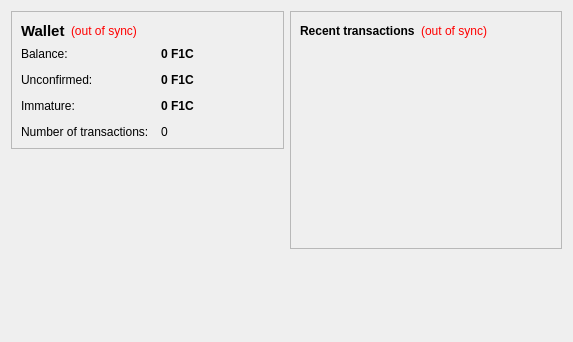
<?xml version="1.0" encoding="UTF-8"?>
<ui version="4.0">
 <class>OverviewPage</class>
 <widget class="QWidget" name="OverviewPage">
  <property name="geometry">
   <rect>
    <x>0</x>
    <y>0</y>
    <width>573</width>
    <height>342</height>
   </rect>
  </property>
  <property name="windowTitle">
   <string>Form</string>
  </property>
  <layout class="QHBoxLayout" name="horizontalLayout" stretch="1,1">
   <item>
    <layout class="QVBoxLayout" name="verticalLayout_2">
     <item>
      <widget class="QFrame" name="frame">
       <property name="frameShape">
        <enum>QFrame::StyledPanel</enum>
       </property>
       <property name="frameShadow">
        <enum>QFrame::Raised</enum>
       </property>
       <layout class="QVBoxLayout" name="verticalLayout_4">
        <item>
         <layout class="QHBoxLayout" name="horizontalLayout_4">
          <item>
           <widget class="QLabel" name="label_5">
            <property name="font">
             <font>
              <pointsize>11</pointsize>
              <weight>75</weight>
              <bold>true</bold>
             </font>
            </property>
            <property name="text">
             <string>Wallet</string>
            </property>
           </widget>
          </item>
          <item>
           <widget class="QLabel" name="labelWalletStatus">
            <property name="toolTip">
             <string>The displayed information may be out of date. Your wallet automatically synchronizes with the F1Coin network after a connection is established, but this process has not completed yet.</string>
            </property>
            <property name="styleSheet">
             <string notr="true">QLabel { color: red; }</string>
            </property>
            <property name="text">
             <string notr="true">(out of sync)</string>
            </property>
            <property name="alignment">
             <set>Qt::AlignLeading|Qt::AlignLeft|Qt::AlignVCenter</set>
            </property>
           </widget>
          </item>
          <item>
           <spacer name="horizontalSpacer_2">
            <property name="orientation">
             <enum>Qt::Horizontal</enum>
            </property>
            <property name="sizeHint" stdset="0">
             <size>
              <width>40</width>
              <height>20</height>
             </size>
            </property>
           </spacer>
          </item>
         </layout>
        </item>
        <item>
         <layout class="QFormLayout" name="formLayout_2">
          <property name="fieldGrowthPolicy">
           <enum>QFormLayout::AllNonFixedFieldsGrow</enum>
          </property>
          <property name="horizontalSpacing">
           <number>12</number>
          </property>
          <property name="verticalSpacing">
           <number>12</number>
          </property>
          <item row="0" column="0">
           <widget class="QLabel" name="label">
            <property name="text">
             <string>Balance:</string>
            </property>
           </widget>
          </item>
          <item row="0" column="1">
           <widget class="QLabel" name="labelBalance">
            <property name="font">
             <font>
              <weight>75</weight>
              <bold>true</bold>
             </font>
            </property>
            <property name="cursor">
             <cursorShape>IBeamCursor</cursorShape>
            </property>
            <property name="toolTip">
             <string>Your current balance</string>
            </property>
            <property name="text">
             <string notr="true">0 F1C</string>
            </property>
            <property name="textInteractionFlags">
             <set>Qt::LinksAccessibleByMouse|Qt::TextSelectableByKeyboard|Qt::TextSelectableByMouse</set>
            </property>
           </widget>
          </item>
          <item row="1" column="0">
           <widget class="QLabel" name="label_3">
            <property name="text">
             <string>Unconfirmed:</string>
            </property>
           </widget>
          </item>
          <item row="1" column="1">
           <widget class="QLabel" name="labelUnconfirmed">
            <property name="font">
             <font>
              <weight>75</weight>
              <bold>true</bold>
             </font>
            </property>
            <property name="cursor">
             <cursorShape>IBeamCursor</cursorShape>
            </property>
            <property name="toolTip">
             <string>Total of transactions that have yet to be confirmed, and do not yet count toward the current balance</string>
            </property>
            <property name="text">
             <string notr="true">0 F1C</string>
            </property>
            <property name="textInteractionFlags">
             <set>Qt::LinksAccessibleByMouse|Qt::TextSelectableByKeyboard|Qt::TextSelectableByMouse</set>
            </property>
           </widget>
          </item>
          <item row="3" column="0">
           <widget class="QLabel" name="label_2">
            <property name="text">
             <string>Number of transactions:</string>
            </property>
           </widget>
          </item>
          <item row="3" column="1">
           <widget class="QLabel" name="labelNumTransactions">
            <property name="toolTip">
             <string>Total number of transactions in wallet</string>
            </property>
            <property name="text">
             <string notr="true">0</string>
            </property>
           </widget>
          </item>
          <item row="2" column="0">
           <widget class="QLabel" name="labelImmatureText">
            <property name="text">
             <string>Immature:</string>
            </property>
           </widget>
          </item>
          <item row="2" column="1">
           <widget class="QLabel" name="labelImmature">
            <property name="font">
             <font>
              <weight>75</weight>
              <bold>true</bold>
             </font>
            </property>
            <property name="toolTip">
             <string>Mined balance that has not yet matured</string>
            </property>
            <property name="text">
             <string notr="true">0 F1C</string>
            </property>
            <property name="textInteractionFlags">
             <set>Qt::LinksAccessibleByMouse|Qt::TextSelectableByKeyboard|Qt::TextSelectableByMouse</set>
            </property>
           </widget>
          </item>
         </layout>
        </item>
       </layout>
      </widget>
     </item>
     <item>
      <spacer name="verticalSpacer">
       <property name="orientation">
        <enum>Qt::Vertical</enum>
       </property>
       <property name="sizeHint" stdset="0">
        <size>
         <width>20</width>
         <height>40</height>
        </size>
       </property>
      </spacer>
     </item>
    </layout>
   </item>
   <item>
    <layout class="QVBoxLayout" name="verticalLayout_3">
     <item>
      <widget class="QFrame" name="frame_2">
       <property name="frameShape">
        <enum>QFrame::StyledPanel</enum>
       </property>
       <property name="frameShadow">
        <enum>QFrame::Raised</enum>
       </property>
       <layout class="QVBoxLayout" name="verticalLayout">
        <item>
         <layout class="QHBoxLayout" name="horizontalLayout_2">
          <item>
           <widget class="QLabel" name="label_4">
            <property name="text">
             <string>&lt;b&gt;Recent transactions&lt;/b&gt;</string>
            </property>
           </widget>
          </item>
          <item>
           <widget class="QLabel" name="labelTransactionsStatus">
            <property name="toolTip">
             <string>The displayed information may be out of date. Your wallet automatically synchronizes with the F1Coin network after a connection is established, but this process has not completed yet.</string>
            </property>
            <property name="styleSheet">
             <string notr="true">QLabel { color: red; }</string>
            </property>
            <property name="text">
             <string notr="true">(out of sync)</string>
            </property>
            <property name="alignment">
             <set>Qt::AlignRight|Qt::AlignTrailing|Qt::AlignVCenter</set>
            </property>
           </widget>
          </item>
          <item>
           <spacer name="horizontalSpacer">
            <property name="orientation">
             <enum>Qt::Horizontal</enum>
            </property>
            <property name="sizeHint" stdset="0">
             <size>
              <width>40</width>
              <height>20</height>
             </size>
            </property>
           </spacer>
          </item>
         </layout>
        </item>
        <item>
         <widget class="QListView" name="listTransactions">
          <property name="styleSheet">
           <string notr="true">QListView { background: transparent; }</string>
          </property>
          <property name="frameShape">
           <enum>QFrame::NoFrame</enum>
          </property>
          <property name="verticalScrollBarPolicy">
           <enum>Qt::ScrollBarAlwaysOff</enum>
          </property>
          <property name="horizontalScrollBarPolicy">
           <enum>Qt::ScrollBarAlwaysOff</enum>
          </property>
          <property name="selectionMode">
           <enum>QAbstractItemView::NoSelection</enum>
          </property>
         </widget>
        </item>
       </layout>
      </widget>
     </item>
     <item>
      <spacer name="verticalSpacer_2">
       <property name="orientation">
        <enum>Qt::Vertical</enum>
       </property>
       <property name="sizeHint" stdset="0">
        <size>
         <width>20</width>
         <height>40</height>
        </size>
       </property>
      </spacer>
     </item>
    </layout>
   </item>
  </layout>
 </widget>
 <resources/>
 <connections/>
</ui>
